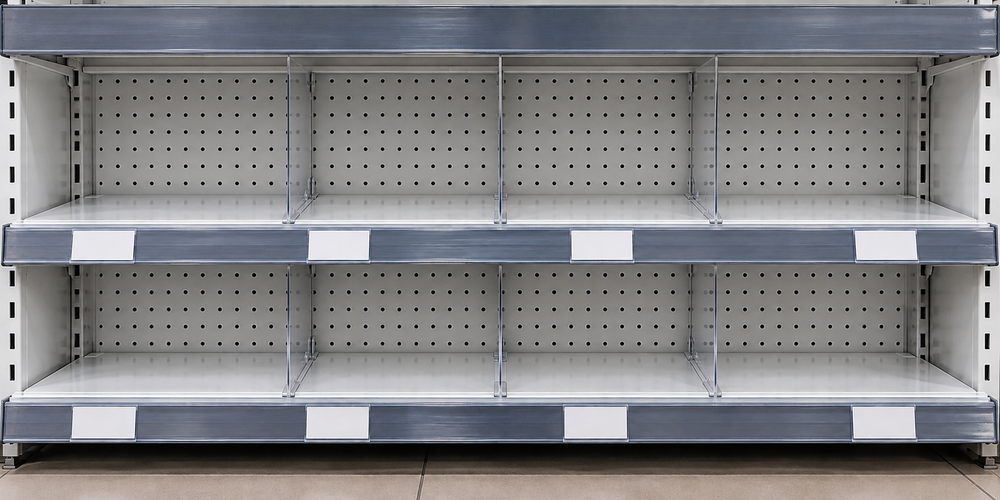
#> input picture data/synthetic/assets/shelf_2x4.png, 1000 x 500 px, shrunk from 1774 x 887 before the run
$ python visualize_shelf_slots.py
#> lines starting #> are read from the running program, lines starting #| are printed output that depends on the picture; after the words box and inside, x2 and y2 are one past the last pixel; in counts of white or black regions, pixels touching at a corner belong together
from pathlib import Path

import cv2
import numpy as np
from numpy.typing import NDArray

PROJECT_ROOT = Path(__file__).resolve().parents[3]

SHELF_IMAGE_PATH = PROJECT_ROOT / "data" / "synthetic" / "assets" / "shelf_2x4.png"

OUTPUT_DIRECTORY = PROJECT_ROOT / "data" / "synthetic" / "diagnostics"

OUTPUT_IMAGE_PATH = OUTPUT_DIRECTORY / "shelf_2x4_grid.png"

ROWS = 2
COLUMNS = 4


ImageArray = NDArray[np.uint8]


def load_image(path: Path) -> ImageArray:
    image = cv2.imread(
        str(path),
        cv2.IMREAD_COLOR,
    )
#> image is the input picture: shape (500, 1000, 3); mean B, G, R 131.9, 129.7, 129.8

    if image is None:
        raise ValueError(f"Unable to read image: {path}")

    return image


def draw_grid(
    image: ImageArray,
) -> ImageArray:
    output = image.copy()

    height, width = output.shape[:2]
#> height = 500; width = 1000

    slot_width = width / COLUMNS
#> slot_width = 250
    slot_height = height / ROWS
#> slot_height = 250

    line_color = (0, 0, 255)
    text_color = (0, 0, 255)

    for column in range(1, COLUMNS):
        x = round(column * slot_width)

        cv2.line(
            output,
            (x, 0),
            (x, height - 1),
            line_color,
            3,
        )
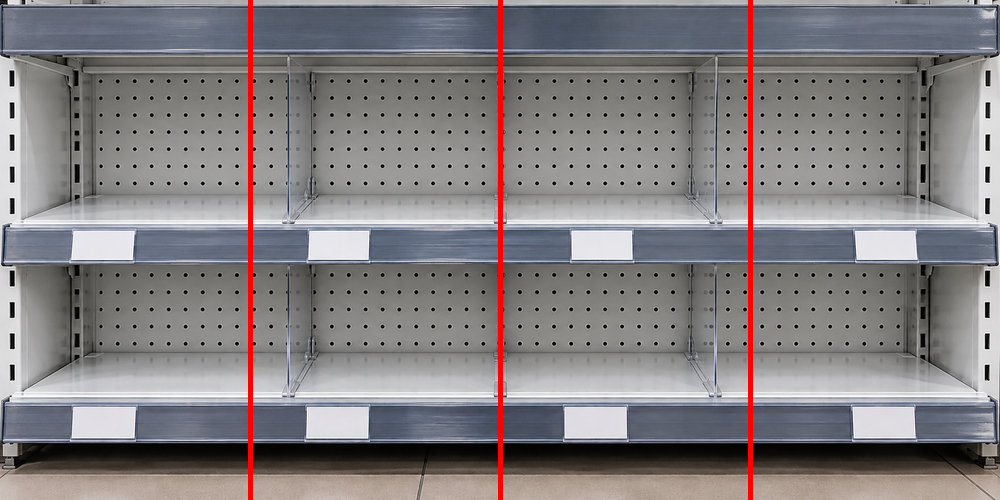
#> output: shape (500, 1000, 3); 1.5% of pixels changed, all inside (x1, y1, x2, y2) = (248, 0, 753, 500)

    for row in range(1, ROWS):
        y = round(row * slot_height)

        cv2.line(
            output,
            (0, y),
            (width - 1, y),
            line_color,
            3,
        )
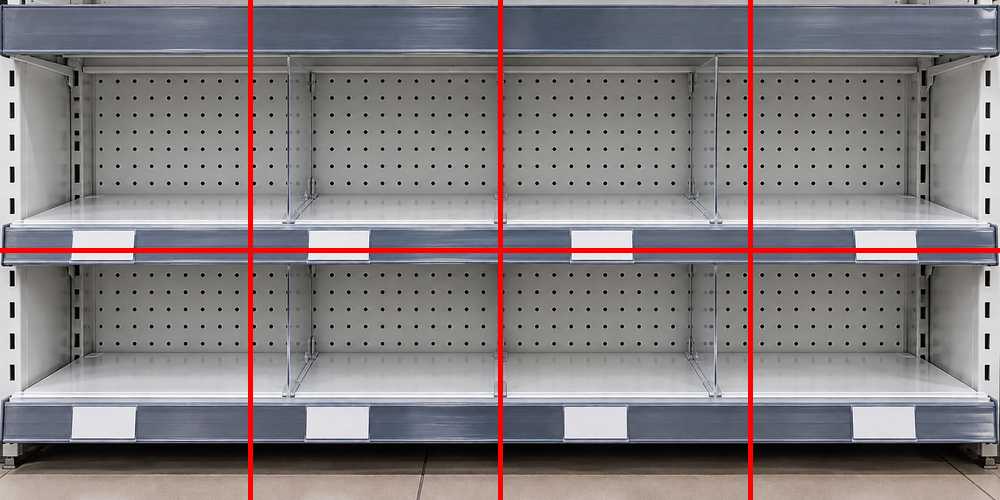
#> output: shape (500, 1000, 3); 0.98% of pixels changed, all inside (x1, y1, x2, y2) = (0, 248, 1000, 253)

    slot_index = 0

    for row in range(ROWS):
        for column in range(COLUMNS):
            x1 = round(column * slot_width)
            y1 = round(row * slot_height)

            x2 = round((column + 1) * slot_width)
            y2 = round((row + 1) * slot_height)

            center_x = (x1 + x2) // 2
            center_y = (y1 + y2) // 2

            label = f"SLOT {slot_index}"

            cv2.putText(
                output,
                label,
                (
                    center_x - 75,
                    center_y,
                ),
                cv2.FONT_HERSHEY_SIMPLEX,
                1.0,
                text_color,
                3,
                cv2.LINE_AA,
            )

            cv2.putText(
                output,
                f"({x1},{y1})",
                (
                    x1 + 10,
                    y1 + 30,
                ),
                cv2.FONT_HERSHEY_SIMPLEX,
                0.55,
                text_color,
                2,
                cv2.LINE_AA,
            )

            cv2.putText(
                output,
                f"({x2},{y2})",
                (
                    max(x1 + 10, x2 - 125),
                    max(y1 + 55, y2 - 15),
                ),
                cv2.FONT_HERSHEY_SIMPLEX,
                0.55,
                text_color,
                2,
                cv2.LINE_AA,
            )

            slot_index += 1
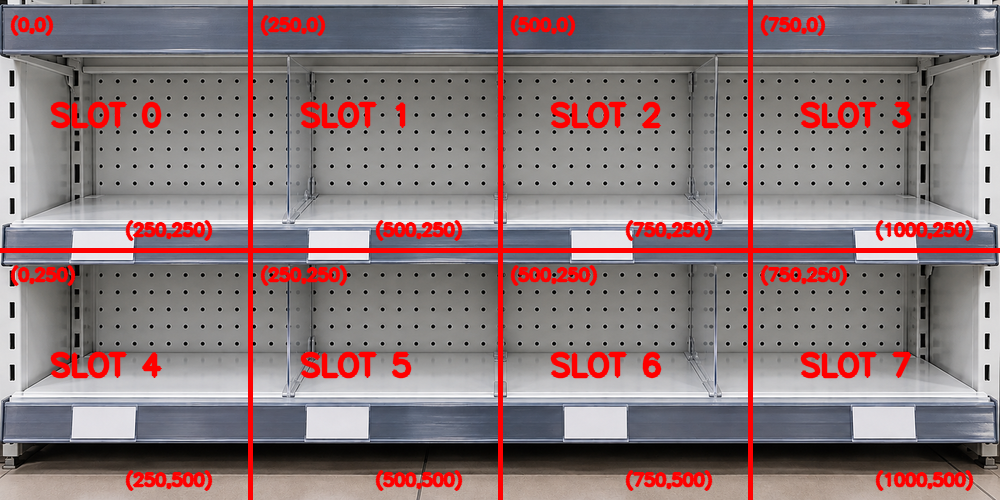
#> output: shape (500, 1000, 3); 6.34% of pixels changed, all inside (x1, y1, x2, y2) = (10, 15, 974, 491)
#> after the loop, slot_index = 8

    return output


def main() -> None:
    image = load_image(SHELF_IMAGE_PATH)

    diagnostic_image = draw_grid(image)

    OUTPUT_DIRECTORY.mkdir(
        parents=True,
        exist_ok=True,
    )

    success = cv2.imwrite(
        str(OUTPUT_IMAGE_PATH),
        diagnostic_image,
    )

    if not success:
        raise RuntimeError("Unable to write diagnostic image.")

    height, width = image.shape[:2]
#> height = 500; width = 1000

    print()
    print("Shelf slot diagnostic")
    print("=" * 50)
    print(f"Image: {SHELF_IMAGE_PATH}")
    print(f"Resolution: {width}x{height}")
#| Resolution: 1000x500
    print(f"Grid: {ROWS} rows x {COLUMNS} columns")
    print(f"Approximate slot size: {width / COLUMNS:.2f}x{height / ROWS:.2f}px")
#| Approximate slot size: 250.00x250.00px
    print(f"Output: {OUTPUT_IMAGE_PATH}")


if __name__ == "__main__":
    main()
